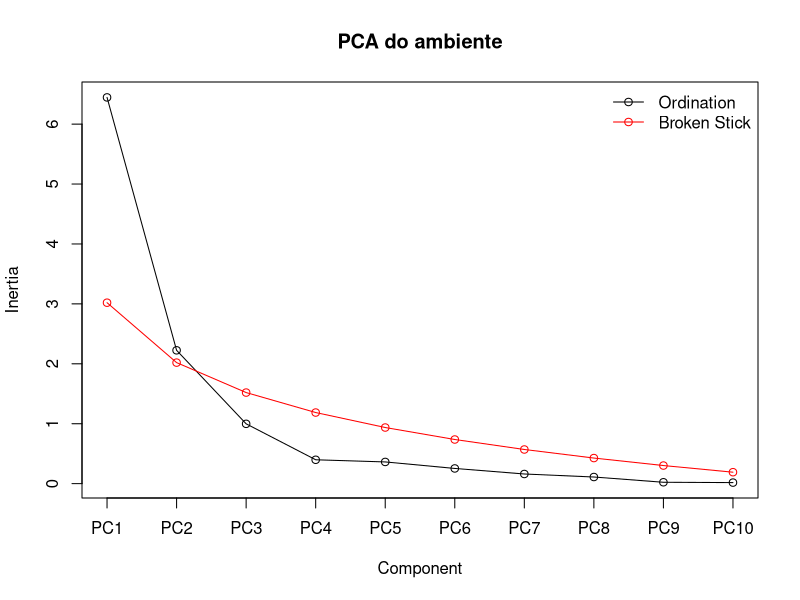
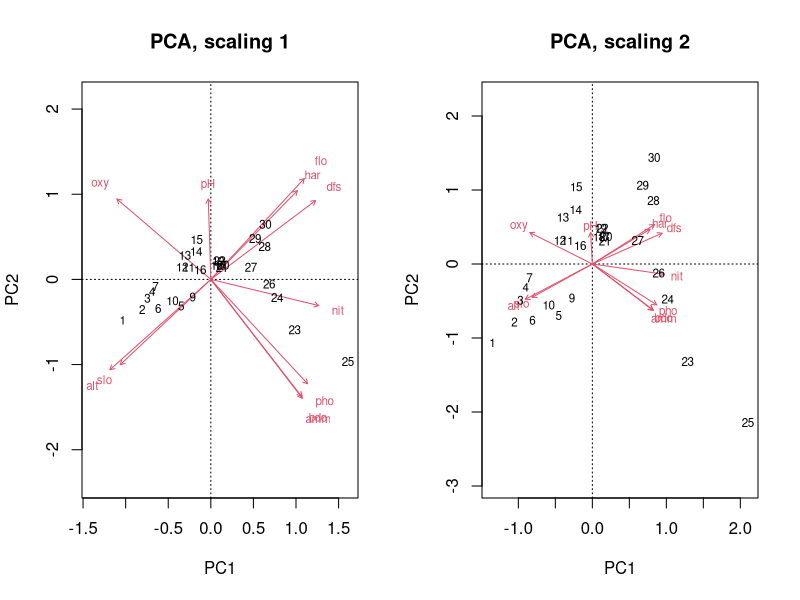
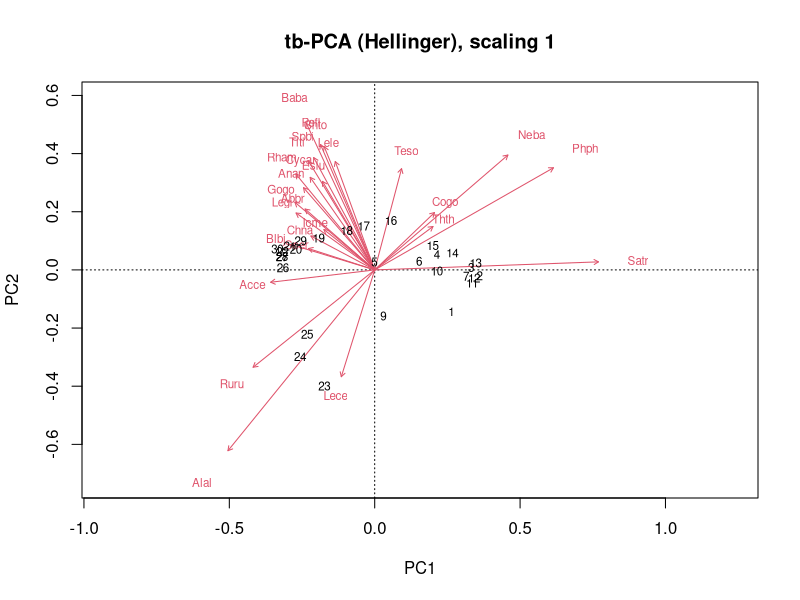
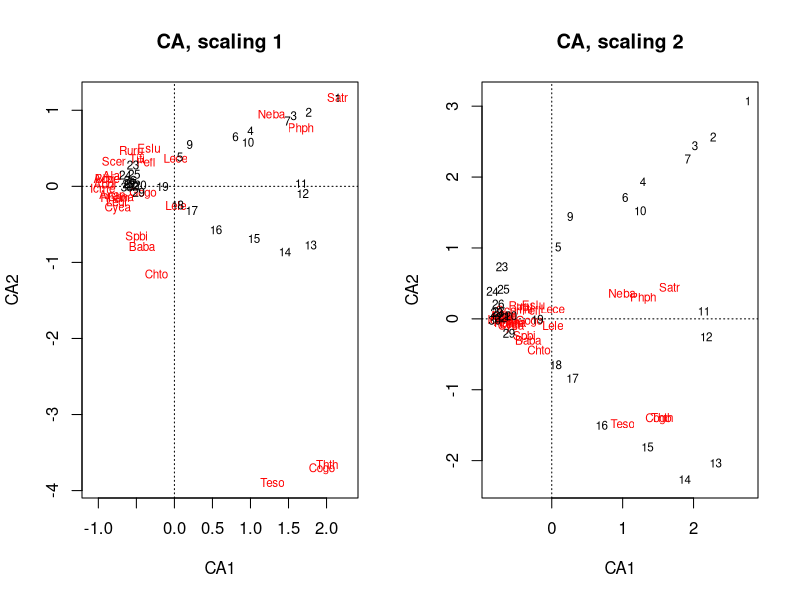
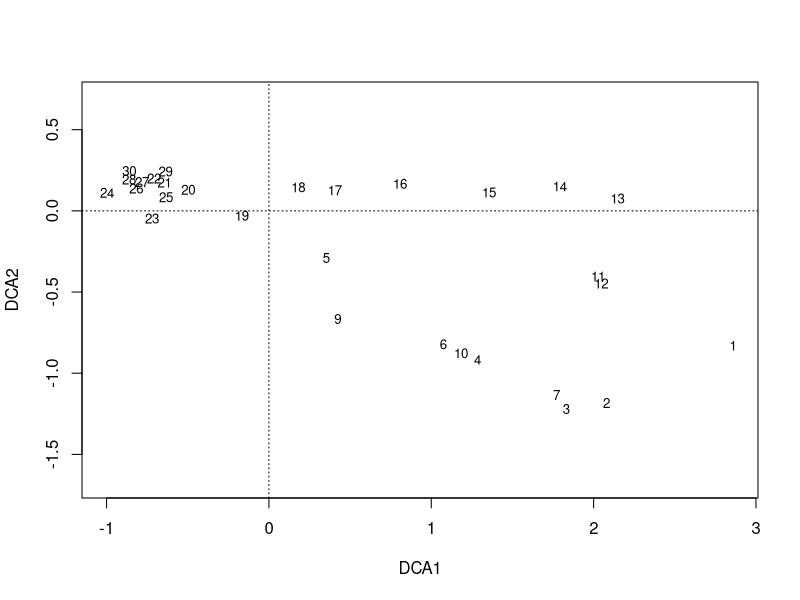
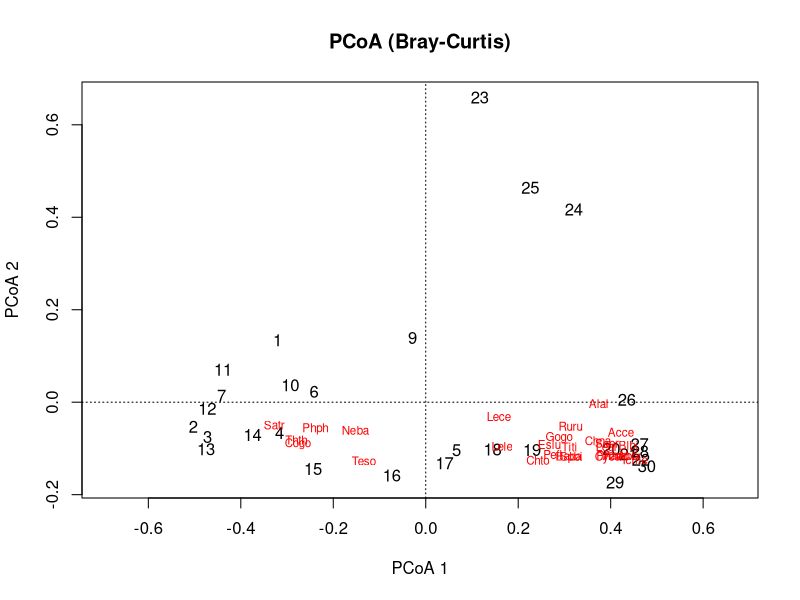
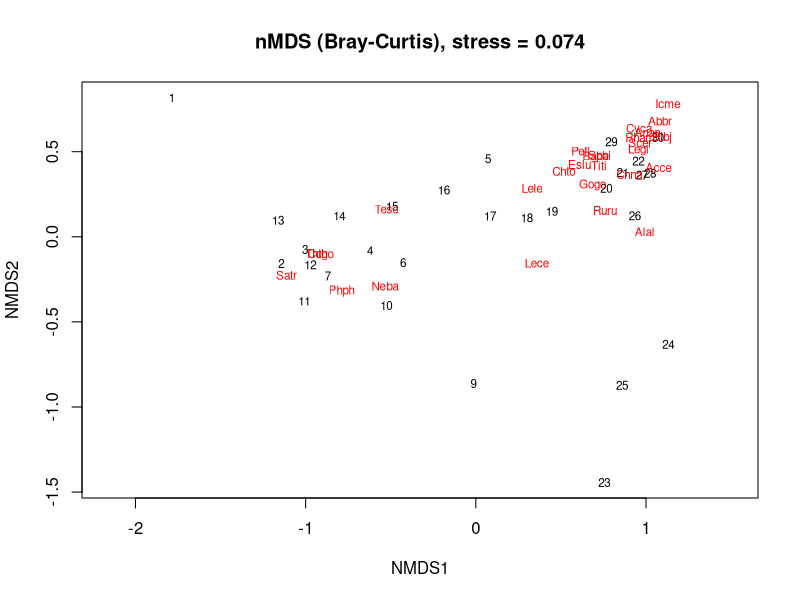
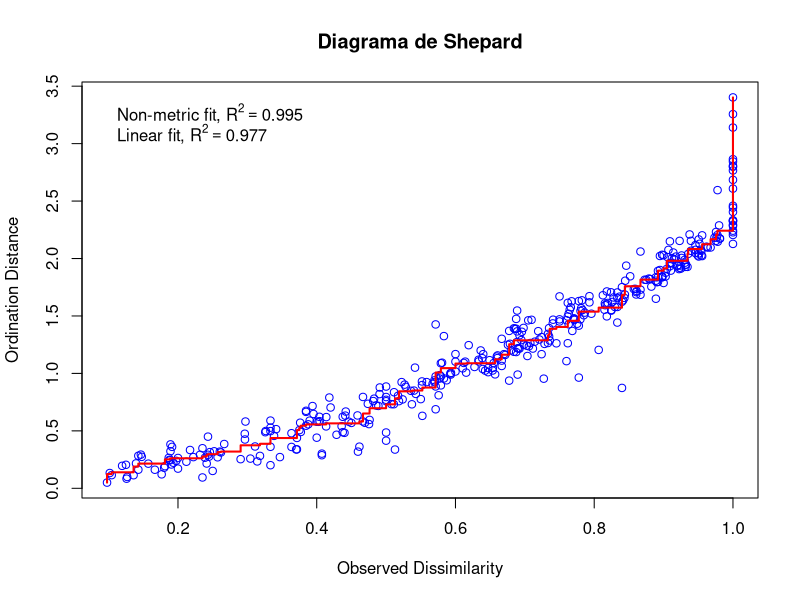

Here is the R script that generated these plots, in order:
library(vegan)
library(ape)      # pcoa()

data(doubs, package = "ade4")
spe <- doubs$fish[-8, ]
env <- doubs$env[-8, ]

env.pca <- rda(env, scale = TRUE)
env.pca
summary(env.pca)

ev <- eigenvals(env.pca)
ev[ev > mean(ev)]   # Kaiser-Guttman: autovalores acima da média

bs <- bstick(env.pca)
cbind(autovalor = ev, broken_stick = bs)
screeplot(env.pca, bstick = TRUE, type = "lines", main = "PCA do ambiente")

par(mfrow = c(1, 2))
biplot(env.pca, scaling = 1, main = "PCA, scaling 1")
biplot(env.pca, scaling = 2, main = "PCA, scaling 2")
par(mfrow = c(1, 1))

sit <- scores(env.pca, display = "sites", choices = 1:2, scaling = 1)
round(cor(env, sit), 2)

spe.hel <- decostand(spe, "hellinger")
spe.pca <- rda(spe.hel)
biplot(spe.pca, scaling = 1, main = "tb-PCA (Hellinger), scaling 1")

spe.ca <- cca(spe)
spe.ca
summary(spe.ca)

par(mfrow = c(1, 2))
plot(spe.ca, scaling = 1, main = "CA, scaling 1")
plot(spe.ca, scaling = 2, main = "CA, scaling 2")
par(mfrow = c(1, 1))

spe.dca <- decorana(spe)
spe.dca
diff(range(scores(spe.dca, display = "sites", choices = 1)))   # comprimento do DCA1
plot(spe.dca, display = "sites", type = "text")

spe.bray <- vegdist(spe)
spe.pcoa <- cmdscale(spe.bray, k = nrow(spe) - 1, eig = TRUE)
round(spe.pcoa$eig, 3)

# 1. raiz quadrada de Bray-Curtis, que é euclidiana
spe.pcoa.sq <- cmdscale(sqrt(spe.bray), k = nrow(spe) - 1, eig = TRUE)
min(spe.pcoa.sq$eig)   # praticamente zero: só erro numérico

# 2. correção de Lingoes e 3. correção de Cailliez
spe.pcoa.lin <- pcoa(spe.bray, correction = "lingoes")
spe.pcoa.cai <- pcoa(spe.bray, correction = "cailliez")
head(spe.pcoa.lin$values)

ev.pos <- spe.pcoa$eig[spe.pcoa$eig > 0]
bs.pcoa <- bstick(length(ev.pos), tot.var = sum(ev.pos))
which(ev.pos > bs.pcoa)   # eixos acima do broken stick
round(100 * ev.pos[1:2] / sum(ev.pos), 1)   # % da variação nos eixos 1 e 2

coord <- spe.pcoa$points[, 1:2]
plot(coord, type = "n", asp = 1, xlab = "PCoA 1", ylab = "PCoA 2",
     main = "PCoA (Bray-Curtis)")
abline(h = 0, v = 0, lty = 3)
text(coord, labels = rownames(spe))
spe.wa <- wascores(coord, spe)
text(spe.wa, labels = rownames(spe.wa), cex = 0.7, col = "red")

set.seed(1)
spe.nmds <- metaMDS(spe, distance = "bray", k = 2, trymax = 100, trace = FALSE)
spe.nmds
spe.nmds$stress

plot(spe.nmds, type = "t", main = paste("nMDS (Bray-Curtis), stress =",
                                        round(spe.nmds$stress, 3)))

stressplot(spe.nmds, main = "Diagrama de Shepard")

set.seed(1)
protest(spe.nmds, spe.pcoa$points[, 1:2], permutations = 999)
